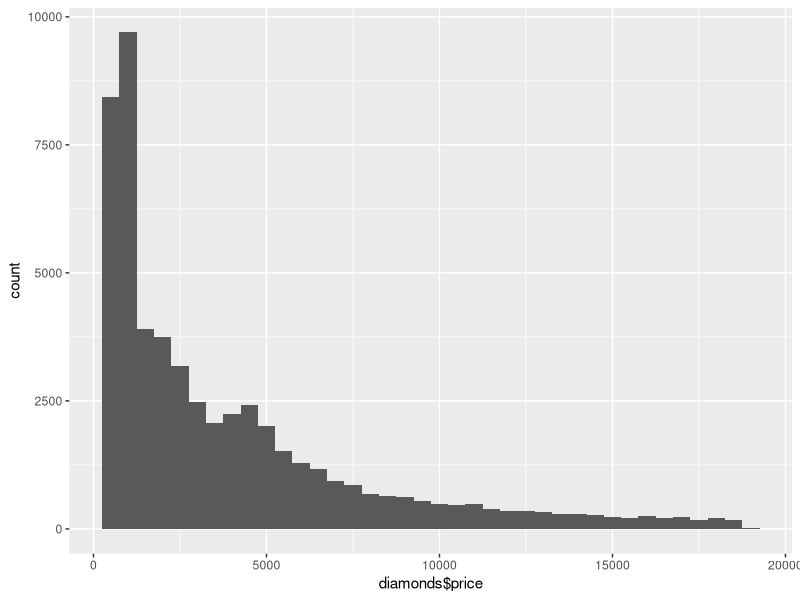
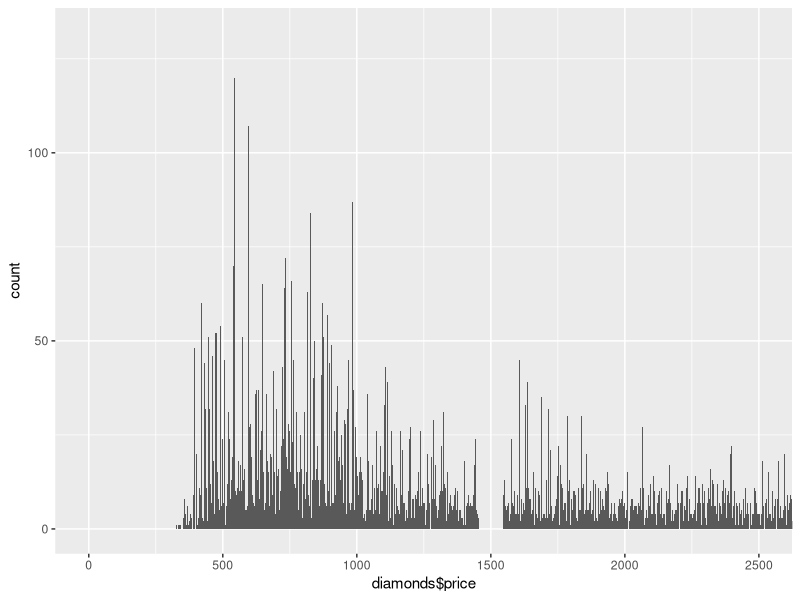
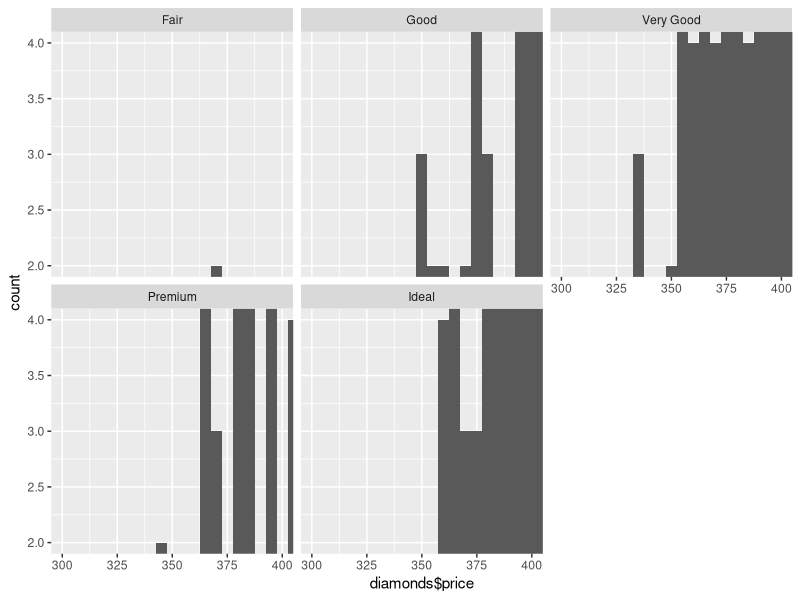
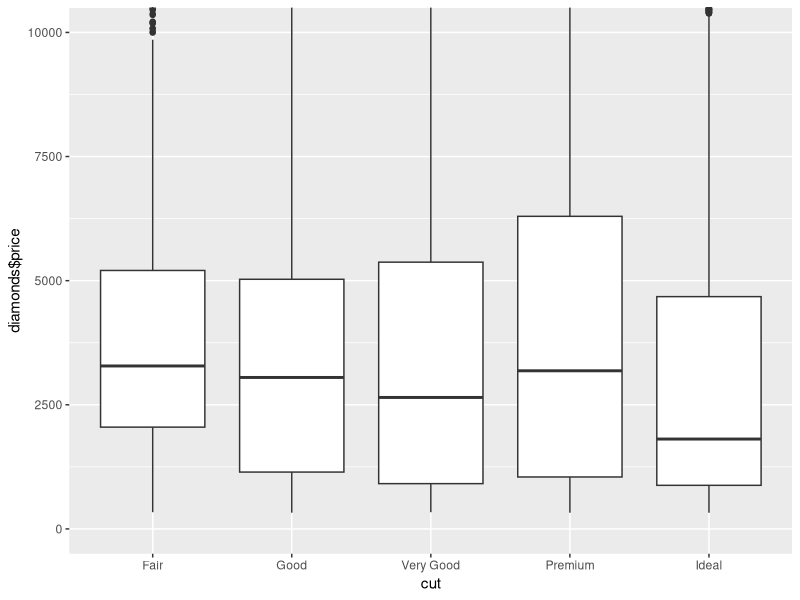
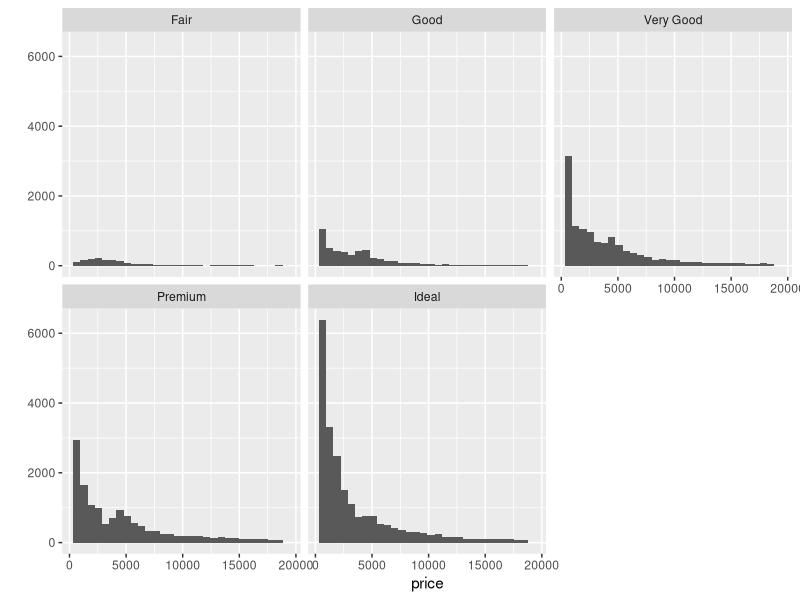

Reproduce these figures in R, in order.
#install.packages('ggplot2', dependencies = T)
library(ggplot2)
data("diamonds")

summary(diamonds)
names(diamonds)
str(diamonds)

#plot1
ggplot(data=diamonds, aes(x=diamonds$price)) + 
  geom_histogram(binwidth = 500) + 
  scale_x_continuous()

summary(diamonds$price)

subset(diamonds, price>=15000)

#plot peak of plot
ggplot(data=diamonds, aes(x=diamonds$price)) + 
  geom_histogram(binwidth = 1) + 
  coord_cartesian(xlim=c(0,2500))


#plot price split by cut level
ggplot(data=diamonds, aes(x=diamonds$price)) + 
  geom_histogram(binwidth = 5) + 
  coord_cartesian(xlim=c(300,400), ylim=c(2,4)) +
  facet_wrap(~cut, ncol=3)

#get median
qplot(data=diamonds, y=diamonds$price, x=cut, geom='boxplot')+
  coord_cartesian(ylim=c(0, 10000))
  
#get max and min
subset(diamonds, price==max(diamonds$price))
subset(diamonds, price==min(diamonds$price))

#
qplot(x = price, data = diamonds) + facet_wrap(~cut)
summary(diamonds$price, cut='Ideal')

